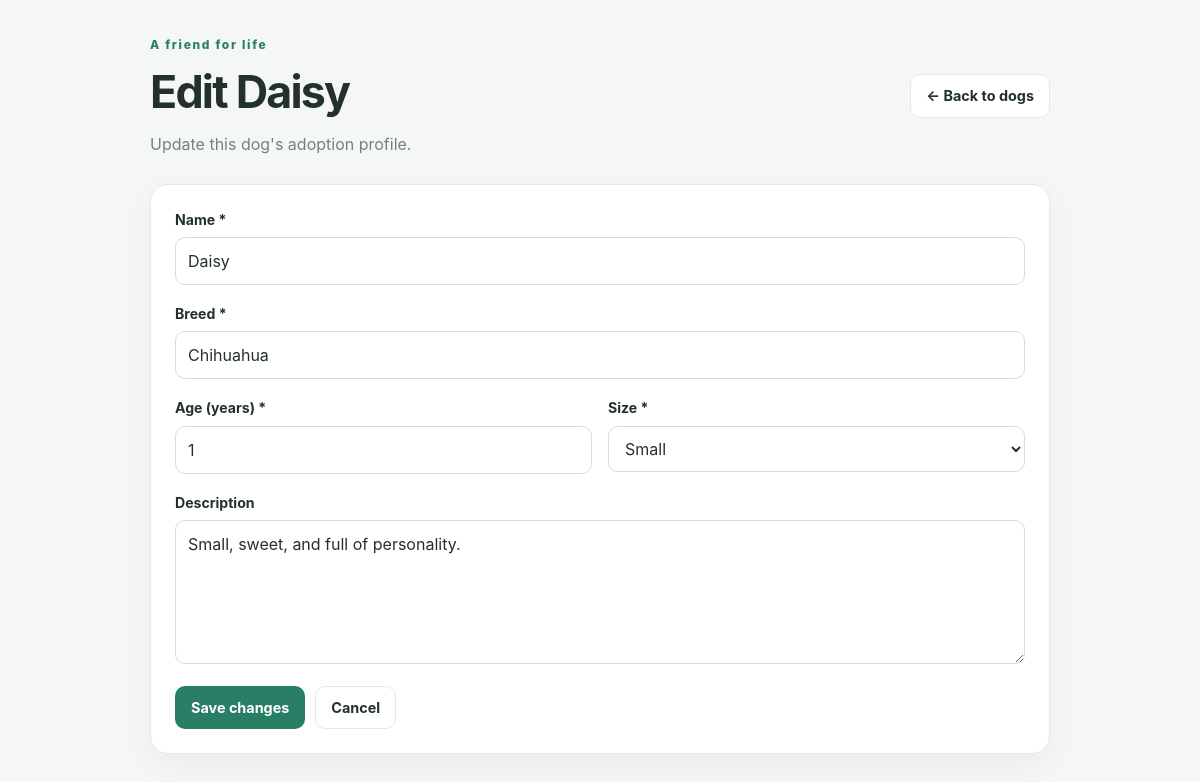
The app's page /edit.php?id=4 with its own data.
### tables this page shows
CREATE TABLE dogs (
        id INTEGER PRIMARY KEY AUTOINCREMENT,
        name TEXT NOT NULL CHECK(length(name) <= 80),
        breed TEXT NOT NULL CHECK(length(breed) <= 100),
        age INTEGER NOT NULL CHECK(age BETWEEN 0 AND 30),
        size TEXT NOT NULL CHECK(size IN ('Small', 'Medium', 'Large')),
        description TEXT NOT NULL CHECK(length(description) <= 1000),
        status TEXT NOT NULL DEFAULT 'Available'
            CHECK(status IN ('Available', 'Pending', 'Adopted')),
        created_at TEXT NOT NULL DEFAULT CURRENT_TIMESTAMP
    );

### db.php (called while the page is built, shortened)
<?php
function h(mixed $value): string
{
    return htmlspecialchars(
        (string) $value,
        ENT_QUOTES | ENT_SUBSTITUTE,
        'UTF-8'
    );
}
function valid_id(mixed $value): ?int
{
    $id = filter_var($value, FILTER_VALIDATE_INT);
    return $id;
}

### edit.php (the view, shortened to what this page needs)
<?php
require_once __DIR__ . '/db.php';
$id = valid_id($_GET['id'] ?? null);
$stmt = $pdo->prepare('SELECT * FROM dogs WHERE id = ?');
$stmt->execute([$id]);
$dog = $stmt->fetch();
$name = $dog['name'];
$breed = $dog['breed'];
$age = (string) $dog['age'];
$size = $dog['size'];
$description = $dog['description'];
?>
<!DOCTYPE html>
<html lang="en">
<head>
    <link rel="stylesheet" href="style.css">
</head>
<body>
<div class="container form-container">
    <header class="topbar">
        <div>
            <p class="eyebrow">A friend for life</p>
            <h1>Edit <?= h($name) ?></h1>
            <p class="subtitle">Update this dog's adoption profile.</p>
        </div>
        <a class="button button-secondary" href="index.php">← Back to dogs</a>
    </header>
    <section class="panel">
        <form class="dog-form" action="edit.php?id=<?= $id ?>" method="post">
            <div class="field">
                <label for="name">Name *</label>
                <input id="name" name="name" maxlength="80" required
                       value="<?= h($name) ?>">
            </div>
            <div class="field">
                <label for="breed">Breed *</label>
                <input id="breed" name="breed" maxlength="100" required
                       value="<?= h($breed) ?>">
            </div>
            <div class="form-row">
                <div class="field">
                    <label for="age">Age (years) *</label>
                    <input id="age" name="age" type="number" min="0" max="30"
                           step="1" required value="<?= h($age) ?>">
                </div>
                <div class="field">
                    <label for="size">Size *</label>
                    <select id="size" name="size" required>
                        <?php foreach (['Small', 'Medium', 'Large'] as $option): ?>
                            <option value="<?= h($option) ?>" <?= $size === $option ? 'selected' : '' ?>>
                                <?= h($option) ?>
                            </option>
                        <?php endforeach; ?>
                    </select>
                </div>
            </div>
            <div class="field">
                <label for="description">Description</label>
                <textarea id="description" name="description" rows="5"
                          maxlength="1000"><?= h($description) ?></textarea>
            </div>
            <div class="form-actions">
                <button class="button button-primary" type="submit">Save changes</button>
                <a class="button button-secondary" href="index.php">Cancel</a>
            </div>
        </form>
    </section>
</div>
</body>
</html>

### style.css (style rules this page uses)
:root { --primary: #2a7e65; --primary-dark: #1d5c49; --background: #f5f7f5; --surface: #ffffff; --text: #23312b; --muted: #72837a; --border: #e3ebe5; --danger: #be3c43; --shadow: 0 10px 30px rgba(32, 64, 48, 0.06); }
* { box-sizing: border-box; }
body { margin: 0; background: var(--background); color: var(--text); font-family: Inter, ui-sans-serif, system-ui, -apple-system, BlinkMacSystemFont, "Segoe UI", sans-serif; line-height: 1.5; }
.container { width: min(1180px, calc(100% - 40px)); margin: 0 auto; padding: 36px 0; }
.topbar { display: flex; justify-content: space-between; align-items: center; gap: 24px; margin-bottom: 28px; }
.eyebrow { margin: 0 0 5px; color: var(--primary); font-size: 0.75rem; font-weight: 800; letter-spacing: 0.14em; }
h1 { margin: 0; font-size: clamp(2rem, 4vw, 2.8rem); letter-spacing: -0.04em; }
.subtitle, .muted { color: var(--muted); }
.subtitle { margin: 6px 0 0; }
.stat-card, .panel { background: var(--surface); border: 1px solid var(--border); border-radius: 18px; box-shadow: var(--shadow); }
.panel { padding: 24px; margin-bottom: 22px; }
.field { display: flex; flex-direction: column; gap: 7px; min-width: 0; }
label { font-size: 0.88rem; font-weight: 700; }
input, select, textarea { width: 100%; min-width: 0; padding: 11px 12px; border: 1px solid #d4dfd7; border-radius: 10px; background: #fff; color: var(--text); font: inherit; }
textarea { resize: vertical; }
.button { display: inline-flex; align-items: center; justify-content: center; gap: 6px; padding: 10px 15px; border: 1px solid transparent; border-radius: 10px; font: inherit; font-size: 0.9rem; font-weight: 700; text-decoration: none; cursor: pointer; white-space: nowrap; }
.button-primary { background: var(--primary); color: #fff; }
.button-secondary { background: #fff; color: var(--text); border-color: var(--border); }
.form-container { max-width: 900px; }
.dog-form { display: flex; flex-direction: column; gap: 18px; }
.form-row { display: grid; grid-template-columns: 1fr 1fr; gap: 16px; }
.form-actions { display: flex; flex-wrap: wrap; gap: 10px; margin-top: 4px; }

### records on screen
dogs: name "Daisy", breed "Chihuahua", age "1", description "Small, sweet, and full of personality."

### other values on screen
form field size "Small"
